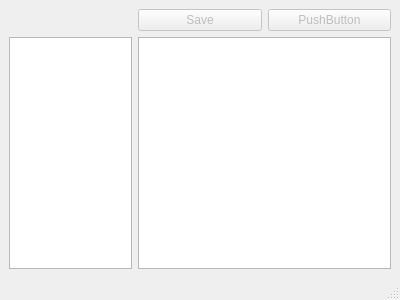
<?xml version="1.0" encoding="UTF-8"?>
<ui version="4.0">
 <class>Main_Window</class>
 <widget class="QMainWindow" name="Main_Window">
  <property name="geometry">
   <rect>
    <x>0</x>
    <y>0</y>
    <width>400</width>
    <height>300</height>
   </rect>
  </property>
  <property name="windowTitle">
   <string>File Viewer</string>
  </property>
  <widget class="QWidget" name="centralwidget">
   <layout class="QGridLayout" name="gridLayout" columnstretch="1,1,1">
    <item row="1" column="1" colspan="2">
     <widget class="QPlainTextEdit" name="plainTextEdit">
      <property name="readOnly">
       <bool>false</bool>
      </property>
     </widget>
    </item>
    <item row="0" column="1">
     <widget class="QPushButton" name="saveButton">
      <property name="enabled">
       <bool>false</bool>
      </property>
      <property name="sizePolicy">
       <sizepolicy hsizetype="Expanding" vsizetype="Fixed">
        <horstretch>0</horstretch>
        <verstretch>0</verstretch>
       </sizepolicy>
      </property>
      <property name="text">
       <string>Save</string>
      </property>
     </widget>
    </item>
    <item row="0" column="2">
     <widget class="QPushButton" name="pushButton_2">
      <property name="enabled">
       <bool>false</bool>
      </property>
      <property name="sizePolicy">
       <sizepolicy hsizetype="Expanding" vsizetype="Fixed">
        <horstretch>0</horstretch>
        <verstretch>0</verstretch>
       </sizepolicy>
      </property>
      <property name="text">
       <string>PushButton</string>
      </property>
     </widget>
    </item>
    <item row="1" column="0">
     <widget class="QTreeView" name="treeView"/>
    </item>
   </layout>
  </widget>
  <widget class="QMenuBar" name="menubar">
   <property name="geometry">
    <rect>
     <x>0</x>
     <y>0</y>
     <width>400</width>
     <height>22</height>
    </rect>
   </property>
  </widget>
  <widget class="QStatusBar" name="statusbar"/>
 </widget>
 <resources/>
 <connections/>
</ui>
